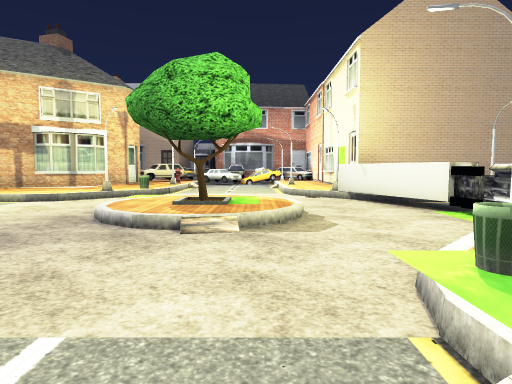
View 1 (above)

24 first-person views from a walk through a scene from a Unity 3-D project. The camera is 1.3 m above the floor, tilts 4° down and sees 75° across. The floor is counted in squares, 2 m on a side. Each view is taken from the middle of a square. On the plan, view 1 faces up. The plan holds only what a view shows up to about 10 squares ahead; the rest is blank. The place goes on beyond the plan. The player character is not drawn. Some surface patterns are stand-ins.

View 2
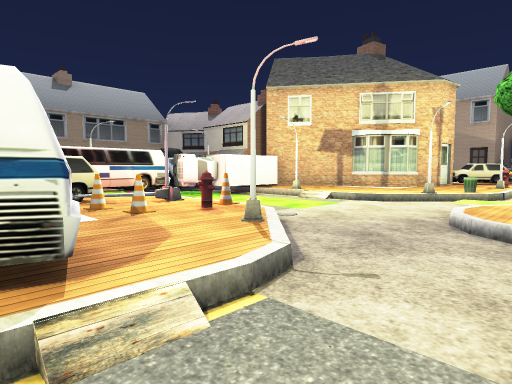

View 3
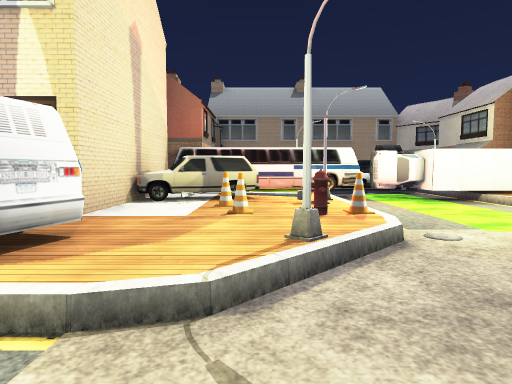

View 4
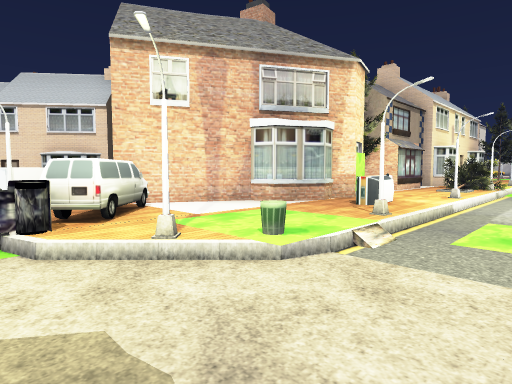

View 5
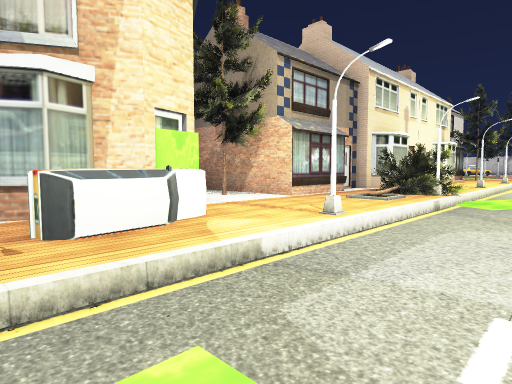

View 6
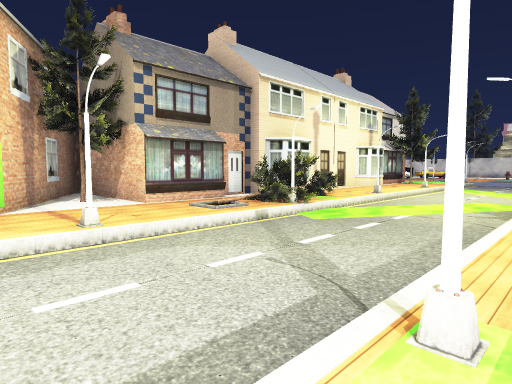

View 7
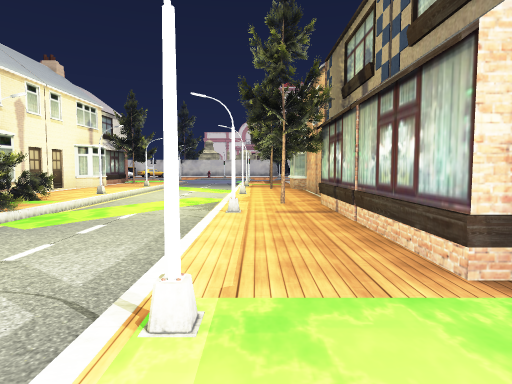

View 8
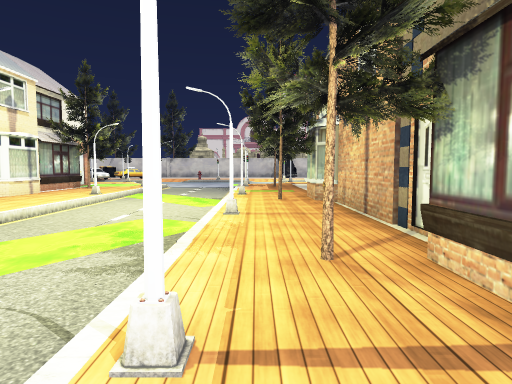

View 9
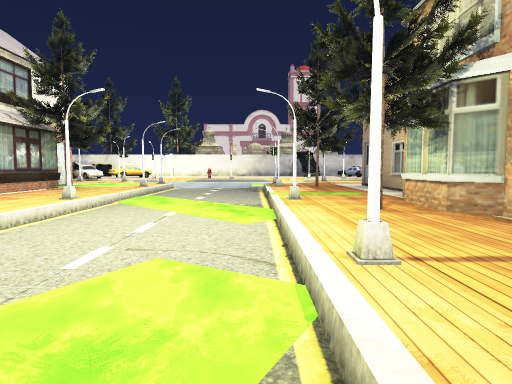

View 10
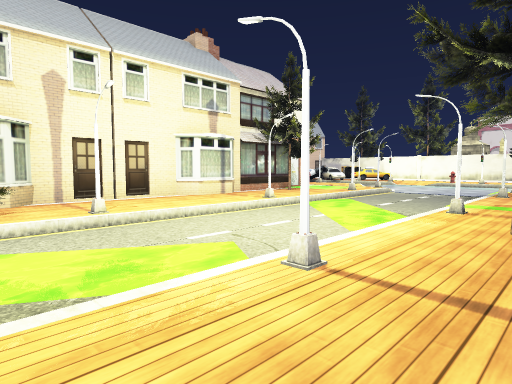

View 11
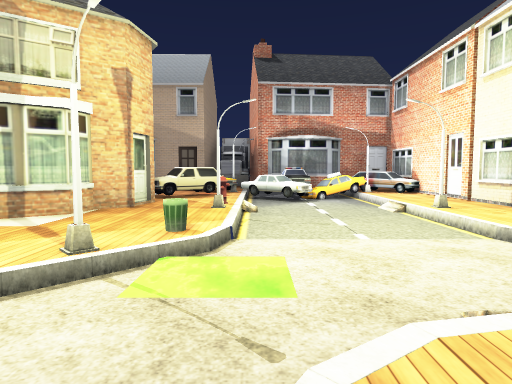

View 12
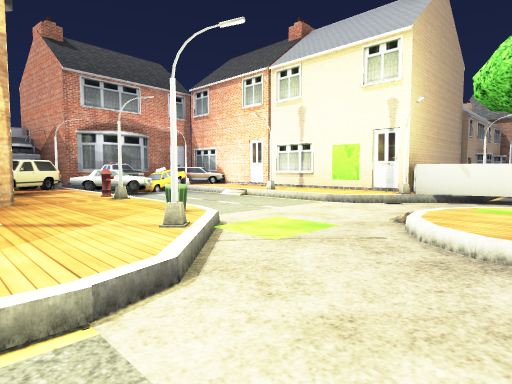

View 13
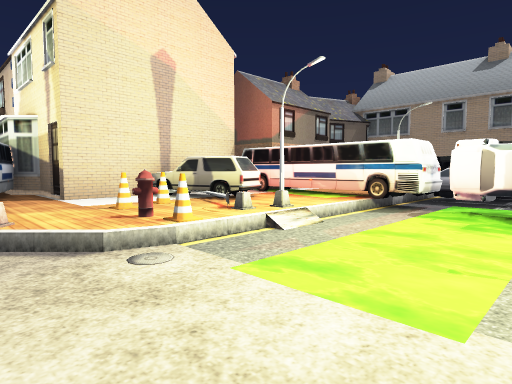

View 14
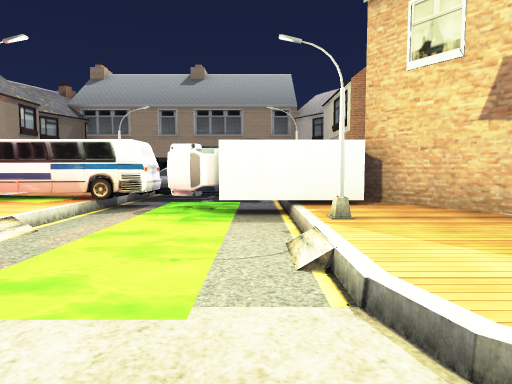

View 15
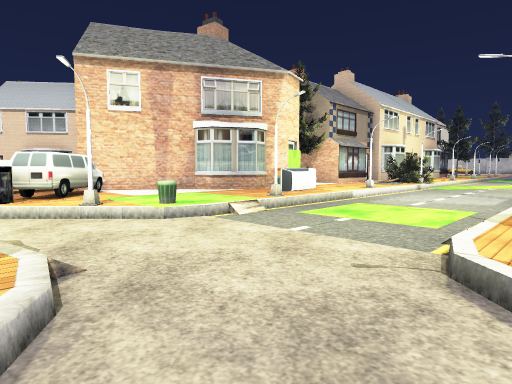

View 16
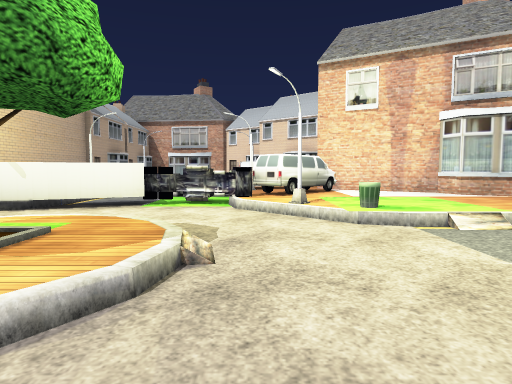

View 17
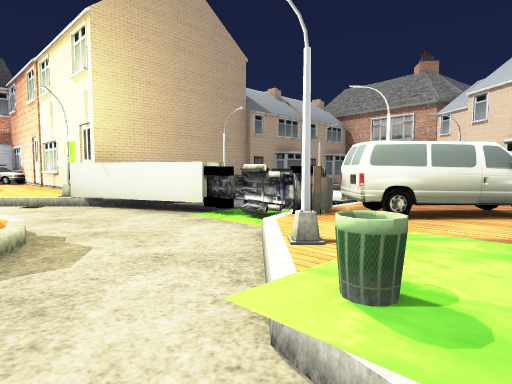

View 18
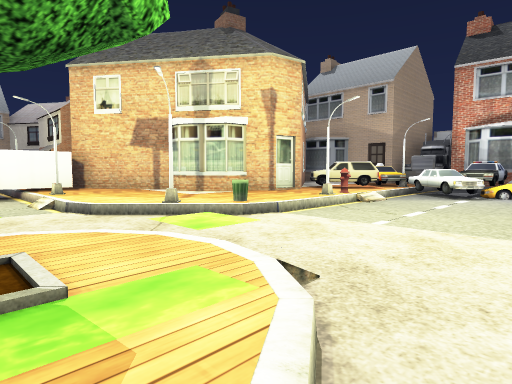

View 19
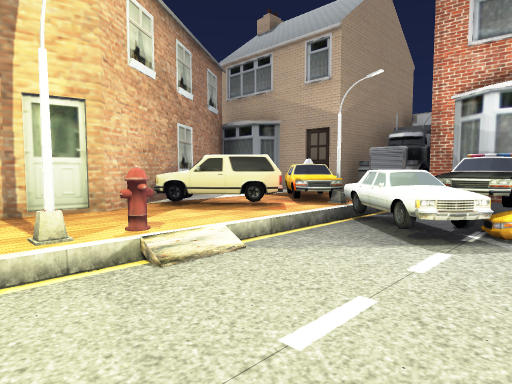

View 20
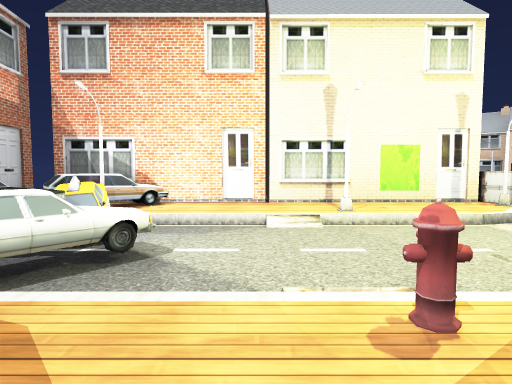

View 21
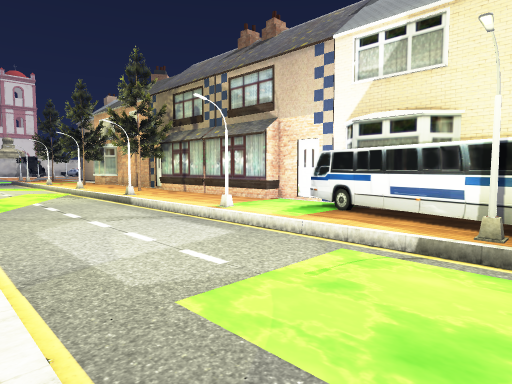

View 22
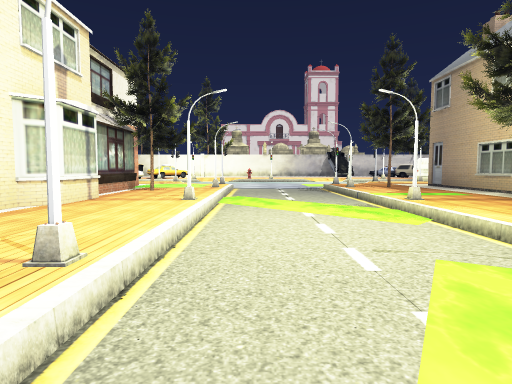

View 23
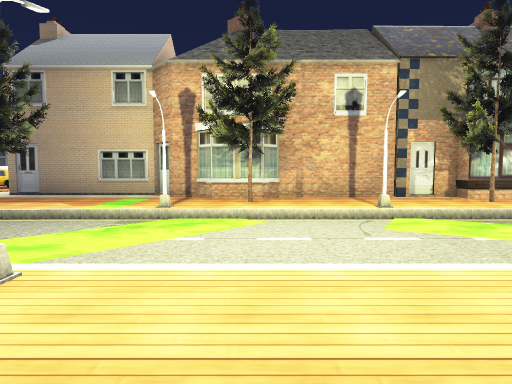

View 24
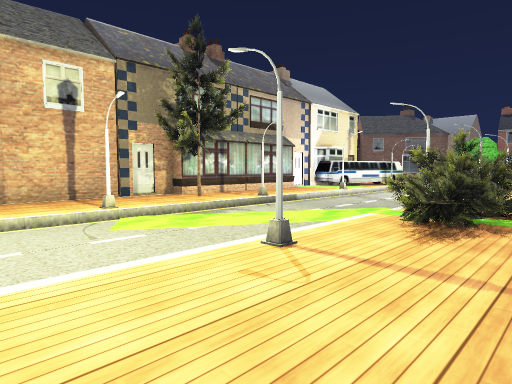

### Floor plan
Key: @ floor where view 1 was taken; # wall or solid block; . main floor; : floor 0.25 m higher than the main floor; / step, stairs or slope; = window, fence, low wall or low ledge; ^ raised ledge; v drop or lower ground; B bin; P pole; T tree; R truck; H hydrant; U bus; C cone; A car; N van; W wagon; I taxi; O other object.
Columns run from 11 left of view 1 to 7 right of it. Each row starts with its distance up from view 1.
 14      Ov POAIPW
 13       #OI.O.:#O
 12       O::/..:##O
 11        #HP..P#O
 10       O::...:#O
  9     O#::B...:##
  8  O #::::P....P#####
  7 RO R:P:/.....^^:P
  6 RA.R...../:/..^..
  5 RORR...../T:..R.A
  4 ROUU...../:/..RRA
  3  OU::PHC......NNPR
  2  :U:O:C:P...BP:NRRO
  1 OOU:O::::/..::::# O
  0 OO #OO#:U..@::::O
 -1 OOO   OUP...P::O
 -2       OU:...:W#
 -3        U:...:WO
 -4       O:P...P::O
 -5       O::...:::T#O
 -6       O::...::#####
 -7       O::...::#
 -8       O:P...PT#O
 -9       OT:...TTTO
-10       O::...TT#
-11       O::...:T#
-12       O:P...P::O
-13       O::...:::O
-14       OT:...:::O
-15       O::...::#
-16       O:P...P:#
-17      O ::...:::O
-18      O ::...:T=
-19      O TP...P::O
-20      O  :...:::O

Positions as (right, up) in squares from view 1, and headings:
1: (0, 0), facing up
2: (-1, 0), facing up-left
3: (-1, 2), facing left
4: (-1, 4), facing down-right
5: (-1, -1), facing down-right
6: (-3, -3), facing down-right
7: (-3, -3), facing down
8: (-3, -7), facing down
9: (-2, -10), facing down
10: (-4, -10), facing down-right
11: (-2, 5), facing up
12: (-5, 5), facing up-right
13: (-3, 6), facing down-left
14: (-3, 6), facing left
15: (-3, 4), facing down-right
16: (-3, 3), facing right
17: (0, 1), facing up-right
18: (1, 5), facing up-left
19: (0, 10), facing up-left
20: (-4, 12), facing right
21: (1, 0), facing down-left
22: (0, -10), facing down
23: (3, -14), facing left
24: (3, -14), facing up-left
